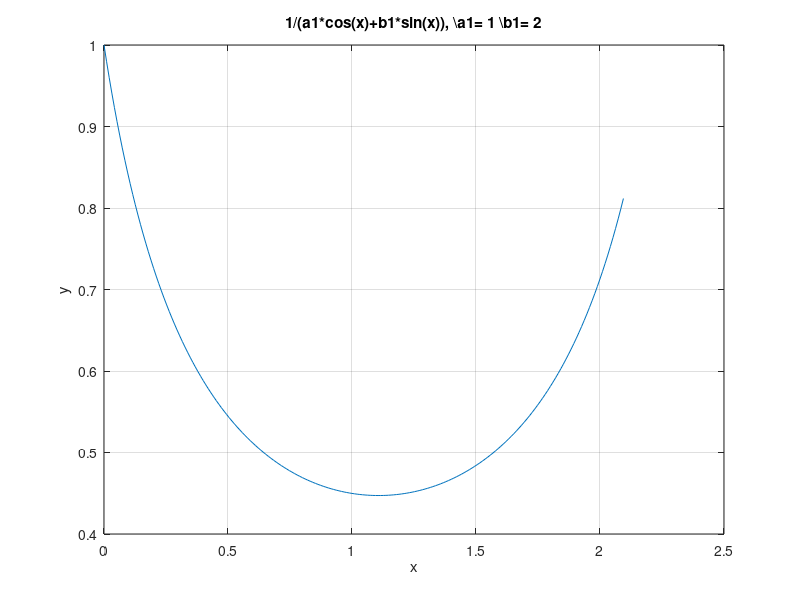

Write the MATLAB code that produced this figure. (Note: this script raises an error after producing the figure.)
a=0;
b=2*pi/3;
a1= 1; b1=2;
f=@(x) 1./(a1.*cos(x)+b1.*sin(x));
var1=num2str(a1);
var2=num2str(b1);
t=['1/(a1*cos(x)+b1*sin(x)), \a1= ',var1,' \b1= ',var2];
x=linspace(a,b,200);
plot(x,f(x));
grid on;
xlabel('x'); ylabel('y'); title(t);
xr=ginput(2);
[x_m,y_m]=fminbnd(f,xr(1,1),xr(2,1));
hold on;
plot(x_m,y_m,'r*',xr(1,1),xr(1,2),'g*',xr(2,1),xr(2,2),'g*');
